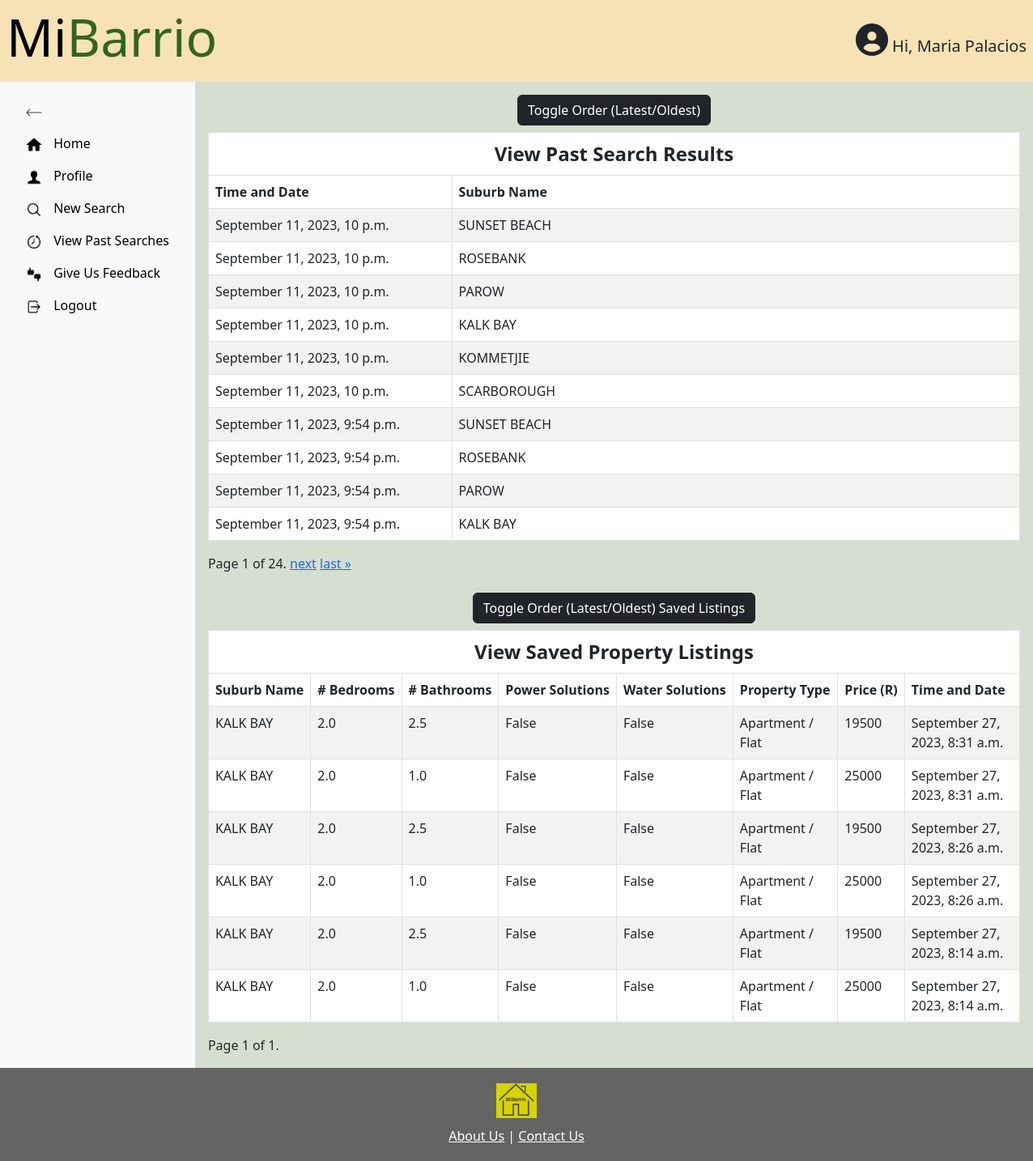
Page /viewPastSearches (signed in) on the committed database.
### MiBarrioApp/models.py (models this page shows)
class CustomUser(AbstractBaseUser, PermissionsMixin):
    objects = CustomUserManager()
    userID = models.AutoField(primary_key=True)
    first_name = models.CharField(max_length=255)
    last_name = models.CharField(max_length=255)
    username = models.CharField(max_length=255, unique=True)
    password = models.CharField(max_length=255)
    email = models.EmailField(unique=True)
    is_admin = models.BooleanField(default=False)
    is_staff = models.BooleanField(default=False)
    is_superuser = models.BooleanField(default=False)
    USERNAME_FIELD = 'username'
    REQUIRED_FIELDS = ['first_name', 'last_name', 'email']

class Searches(models.Model):
    searchID = models.AutoField(primary_key=True)
    user = models.ForeignKey(CustomUser, on_delete=models.CASCADE)
    search_profileID = models.ForeignKey(SearchProfiles, on_delete=models.CASCADE)
    search_parameters = models.TextField()
    search_timestamp = models.DateTimeField(auto_now_add=True)

class Suburbs(models.Model):
    suburbID = models.AutoField(primary_key=True)
    city = models.ForeignKey(Cities, on_delete=models.CASCADE)
    name = models.CharField(max_length=255)
    coordinates = models.TextField()

class Properties(models.Model):
    propertyID = models.AutoField(primary_key=True)
    user = models.ForeignKey(CustomUser, on_delete=models.CASCADE)
    suburb = models.ForeignKey(Suburbs, on_delete=models.CASCADE)
    property_search_parameters = models.TextField()
    num_of_bedrooms = models.FloatField()
    num_of_bathrooms = models.FloatField()
    has_power_solutions = models.BooleanField()
    has_water_solutions = models.BooleanField()
    property_type = models.CharField(max_length=255)
    search_timestamp = models.DateTimeField(auto_now_add=True)

### MiBarrioApp/views.py (the view)
# urls.py: path('viewPastSearches', views.view_past_searches_view, name = "viewPastSearches"),
@login_required
def view_past_searches_view(request):
    if not request.user.is_authenticated:
        return redirect('MiBarrioApp:login')
    user_searches = Searches.objects.filter(user=request.user).order_by('-search_timestamp')
    past_searches_data = [
        {
            "timestamp": search.search_timestamp,
            "suburb": SearchResult.suburb.name  # Assuming `Suburb` model has a field `name`
        }
        for search in user_searches
        for SearchResult in SearchResults.objects.filter(search=search)
    ]
    paginator = Paginator(past_searches_data, 10)  # Show 10 results per page
    page_number = request.GET.get('page')
    page_obj = paginator.get_page(page_number)
    saved_properties = Properties.objects.filter(user=request.user).order_by('-search_timestamp')
    saved_properties_data = [
        {
            "suburb": property.suburb.name,  # Assuming suburb is a ForeignKey and has a field name
            "num_of_bedrooms": property.num_of_bedrooms,
            "num_of_bathrooms": property.num_of_bathrooms,
            "has_power_solutions": property.has_power_solutions,
            "has_water_solutions": property.has_water_solutions,
            "property_type": property.property_type,
            "search_timestamp": property.search_timestamp,
            "sale_price": None if not hasattr(property, 'propertiestobuy') else property.propertiestobuy.sale_price,
            "rental_price": None if not hasattr(property, 'propertiestorent') else property.propertiestorent.rental_price,
        }
        for property in saved_properties
    ]
    saved_properties_paginator = Paginator(saved_properties_data, 15)  # Show 15 properties per page
    saved_properties_page_number = request.GET.get('saved_properties_page')
    saved_properties_page_obj = saved_properties_paginator.get_page(saved_properties_page_number)
    return render(request, 'viewPastSearches.html', {
        'page_obj': page_obj,  # Your existing paginated data
        'saved_properties_page_obj': saved_properties_page_obj,  # New paginated data for saved properties
    })

### MiBarrioApp/context_processors.py (called while the page is built)
def show_user_info(request):
    user_info_pages = [
        'home', 'profile', 'newSearch', 'newSearch2', 'newSearch3',
        'viewPastSearches', 'feedback'
    ]
    return {
        'show_user_info': request.resolver_match.url_name in user_info_pages
    }

### MiBarrioApp/templates/viewPastSearches.html (shortened to what this page needs)
{% extends 'base.html' %}
{% load static %}
{% block content %}
<div class="d-flex">
  <div id="sidebar" class="p-3 bg-light">
    <ul class="nav flex-column">
      <li class="nav-item">
        <a id="toggleSidebar" class="nav-link" href="#">
          <img src="{% static 'icons/icons8-left-arrow-100.png' %}" alt="Reduce" height="20px">
        </a>
      </li>
      <div id="sidebarMenu" class="show">
        <li class="nav-item">
          <a class="nav-link" href="{% url 'MiBarrioApp:home' %}">
            <img src="{% static 'icons/icons8-home-96.png' %}" alt="Home" height="20px">
            <span class="nav-text"> Home</span>
          </a>
        </li>
        <li class="nav-item">
          <a class="nav-link" href="{% url 'MiBarrioApp:profile' %}">
            <img src="{% static 'icons/icons8-customer-90.png' %}" alt="Profile" height="20px">
            <span class="nav-text"> Profile</span>
          </a>
        </li>
        <li class="nav-item">
          <a class="nav-link" href="{% url 'MiBarrioApp:newSearch' %}">
            <img src="{% static 'icons/icons8-search-90.png' %}" alt="New Search" height="20px">
            <span class="nav-text"> New Search</span>
          </a>
        </li>
        <li class="nav-item">
          <a class="nav-link" href="{% url 'MiBarrioApp:viewPastSearches' %}">
            <img src="{% static 'icons/icons8-time-machine-90.png' %}" alt="View Past Searches" height="20px">
            <span class="nav-text"> View Past Searches</span>
          </a>
        </li>
        <li class="nav-item">
          <a class="nav-link" href="{% url 'MiBarrioApp:feedback' %}">
            <img src="{% static 'icons/icons8-thumbs-up-down-90.png' %}" alt="Give Us Feedback" height="20px">
            <span class="nav-text"> Give Us Feedback</span>
          </a>
        </li>
        <li class="nav-item">
          <a class="nav-link" href="{% url 'MiBarrioApp:logout' %}">
            <img src="{% static 'icons/icons8-logout-96.png' %}" alt="Logout" height="20px">
            <span class="nav-text"> Logout</span>
          </a>
        </li>
      </div>
    </ul>
  </div>
  <div class="container-fluid p-3">
    <div class="row">
      <div class="col-md-12">
        <button id="toggleOrder" class="btn btn-info btn-dark mb-2">Toggle Order (Latest/Oldest)</button>
        <div class="table-responsive">
          <table class="table table-striped table-bordered">
            <thead class="thead-dark">
              <tr>
                <th colspan="2" style="text-align:center; font-size:1.5em;">View Past Search Results</th>
              </tr>
              <tr>
                <th style="width:30%;">Time and Date</th>
                <th style="width:70%;">Suburb Name</th>
              </tr>
            </thead>
            <tbody>
              {% for search_data in page_obj %}
              <tr>
                <td>{{ search_data.timestamp|date:"F j, Y, P" }}</td>
                <td>{{ search_data.suburb }}</td>
              </tr>
              {% endfor %}
            </tbody>
          </table>
        </div>
        <div class="pagination">
          <span class="step-links">
            <span class="current">
              Page {{ page_obj.number }} of {{ page_obj.paginator.num_pages }}.
            </span>
            {% if page_obj.has_next %}
            <a href="?page={{ page_obj.next_page_number }}">next</a>
            <a href="?page={{ page_obj.paginator.num_pages }}">last &raquo;</a>
            {% endif %}
          </span>
        </div>
        <br>
        <button id="toggleOrderSaved" class="btn btn-info btn-dark mb-2">Toggle Order (Latest/Oldest) Saved
          Listings</button>
        <div class="table-responsive">
          <table class="table table-striped table-bordered">
            <thead class="thead-dark">
              <tr>
                <th colspan="8" style="text-align:center; font-size:1.5em;">View Saved Property Listings</th>
              </tr>
              <tr>
                <th>Suburb Name</th>
                <th># Bedrooms</th>
                <th># Bathrooms</th>
                <th>Power Solutions</th>
                <th>Water Solutions</th>
                <th>Property Type</th>
                <th>Price (R)</th>
                <th>Time and Date</th>
              </tr>
            </thead>
            <tbody>
              {% for property in saved_properties_page_obj %}
              <tr>
                <td>{{ property.suburb }}</td>
                <td>{{ property.num_of_bedrooms }}</td>
                <td>{{ property.num_of_bathrooms }}</td>
                <td>{{ property.has_power_solutions }}</td>
                <td>{{ property.has_water_solutions }}</td>
                <td>{{ property.property_type }}</td>
                <td>
                  {% if property.sale_price %}
                  {{ property.sale_price }}
                  {% elif property.rental_price %}
                  {{ property.rental_price }}
                  {% endif %}
                </td>
                <td>{{ property.search_timestamp|date:"F j, Y, P" }}</td>
              </tr>
              {% endfor %}
            </tbody>
          </table>
        </div>
        <div class="pagination">
          <span class="step-links">
            <span class="current">
              Page {{ saved_properties_page_obj.number }} of {{ saved_properties_page_obj.paginator.num_pages }}.
            </span>
          </span>
        </div>
      </div>
    </div>
  </div>
</div>
{% endblock %}

### MiBarrioApp/templates/base.html (shortened to what this page needs)
{% load static %}
<!DOCTYPE html>
<html lang="en">
<head>
  <link href="https://cdn.jsdelivr.net/npm/bootstrap@5.3.0/dist/css/bootstrap.min.css" rel="stylesheet"
>
  <link rel="stylesheet" type="text/css" href="{% static 'css/style.css' %}" />
  <link rel="stylesheet" href="https://unpkg.com/leaflet@1.7.1/dist/leaflet.css" />
  <link rel="stylesheet" href="https://cdnjs.cloudflare.com/ajax/libs/font-awesome/6.0.0-beta3/css/all.min.css">
</head>
<body>
  <div class="wrapper">
    <div class="header">
      <h1 class="display-3">
        <a href="{% url 'MiBarrioApp:home' %}" style="text-decoration: none; color: inherit;">
          <span id="mi">Mi</span><span id="barrio">Barrio</span>
        </a>
      </h1>
      {% if user.is_authenticated and show_user_info %}
      <div class="user-info">
        <i class="fas fa-user-circle fa-2x"></i>
        Hi, {{ user.first_name }} {{ user.last_name }}
      </div>
      {% endif %}
    </div>
    {% block content %}
    {% endblock %}
  </div>
  <footer class="footer">
    <img src="{% static 'logo.png' %}" alt="Logo" class="footer-logo">
    <div class="footer-links">
      <a href="{% url 'MiBarrioApp:aboutUs' %}">About Us</a> | <a href="{% url 'MiBarrioApp:contactUs' %}">Contact
        Us</a>
    </div>
  </footer>
</body>
</html>

### MiBarrioApp/static/css/style.css (style rules this page uses)
* { margin: 0; padding: 0; box-sizing: border-box; }
html, body { height: 100%; display: flex; flex-direction: column; text-align: center; background: rgb(214,223,207); }
.header { height: min-content; background: rgb(246,226, 181); text-align: left; padding-left: 17px ; padding: 0.5em; display: flex; justify-content: space-between; align-items: center; }
.user-info { font-size: 20px; }
.table th, .table td { text-align: left; }
.wrapper { flex: 1 0 auto; background: rgb(214,223,207); }
.footer { flex-shrink: 0; text-align: center; background: rgb(100,100,100); padding: 1.5%; }
.footer-links { margin-top: 10px; color: white; }
.footer-links a { color: inherit; }
.footer-logo { width: auto; height: auto; display: block; margin: 0 auto; }
.nav-item { flex-grow: 1; text-align: left; min-width: 0; }
.nav-item a { white-space: nowrap; color: black; }
.d-flex { display: flex; flex-grow: 1; flex-direction: row; }
.nav-link img { margin-right: 10px; vertical-align: middle; transition: margin 0.3s; }
table thead th { white-space: nowrap; background-color: rgb(234, 236, 239); }
#sidebar, #content { flex-grow: 1; flex-shrink: 0; }
#mi { color: black; }
#barrio { color: rgb(51, 100, 34); }
#sidebar { transition: width 0.5s; overflow: hidden; white-space: nowrap; }

### rows in the picture
CustomUser: first_name "Maria", last_name "Palacios"
Searches: timestamp "September 11, 2023, 10 p.m." "September 11, 2023, 10 p.m." "September 11, 2023, 10 p.m." "September 11, 2023, 10 p.m." "September 11, 2023, 10 p.m." "September 11, 2023, 10 p.m."
Suburbs: suburb "SUNSET BEACH" "SUNSET BEACH"
Suburbs: suburb "ROSEBANK" "ROSEBANK"
Suburbs: suburb "PAROW" "PAROW"
Suburbs: suburb "KALK BAY" "KALK BAY", suburb "KALK BAY" "KALK BAY" "KALK BAY" "KALK BAY" "KALK BAY" "KALK BAY"
Suburbs: suburb "KOMMETJIE"
Suburbs: suburb "SCARBOROUGH"
Searches: timestamp "September 11, 2023, 9:54 p.m." "September 11, 2023, 9:54 p.m." "September 11, 2023, 9:54 p.m." "September 11, 2023, 9:54 p.m."
Properties: num_of_bedrooms "2.0", num_of_bathrooms "2.5", property_type "Apartment / Flat", search_timestamp "September 27, 2023, 8:31 a.m."
Properties: num_of_bedrooms "2.0", num_of_bathrooms "1.0", property_type "Apartment / Flat", search_timestamp "September 27, 2023, 8:31 a.m."
Properties: num_of_bedrooms "2.0", num_of_bathrooms "2.5", property_type "Apartment / Flat", search_timestamp "September 27, 2023, 8:26 a.m."
Properties: num_of_bedrooms "2.0", num_of_bathrooms "1.0", property_type "Apartment / Flat", search_timestamp "September 27, 2023, 8:26 a.m."
Properties: num_of_bedrooms "2.0", num_of_bathrooms "2.5", property_type "Apartment / Flat", search_timestamp "September 27, 2023, 8:14 a.m."
Properties: num_of_bedrooms "2.0", num_of_bathrooms "1.0", property_type "Apartment / Flat", search_timestamp "September 27, 2023, 8:14 a.m."

### other values in the picture
{{ page_obj.number }} "1"
{{ page_obj.paginator.num_pages }} "24"
{{ property.has_power_solutions }} "False" "False" "False" "False" "False" "False"
{{ property.has_water_solutions }} "False" "False" "False" "False" "False" "False"
{{ property.rental_price }} "19500" "25000" "19500" "25000" "19500" "25000"
{{ saved_properties_page_obj.number }} "1"
{{ saved_properties_page_obj.paginator.num_pages }} "1"
